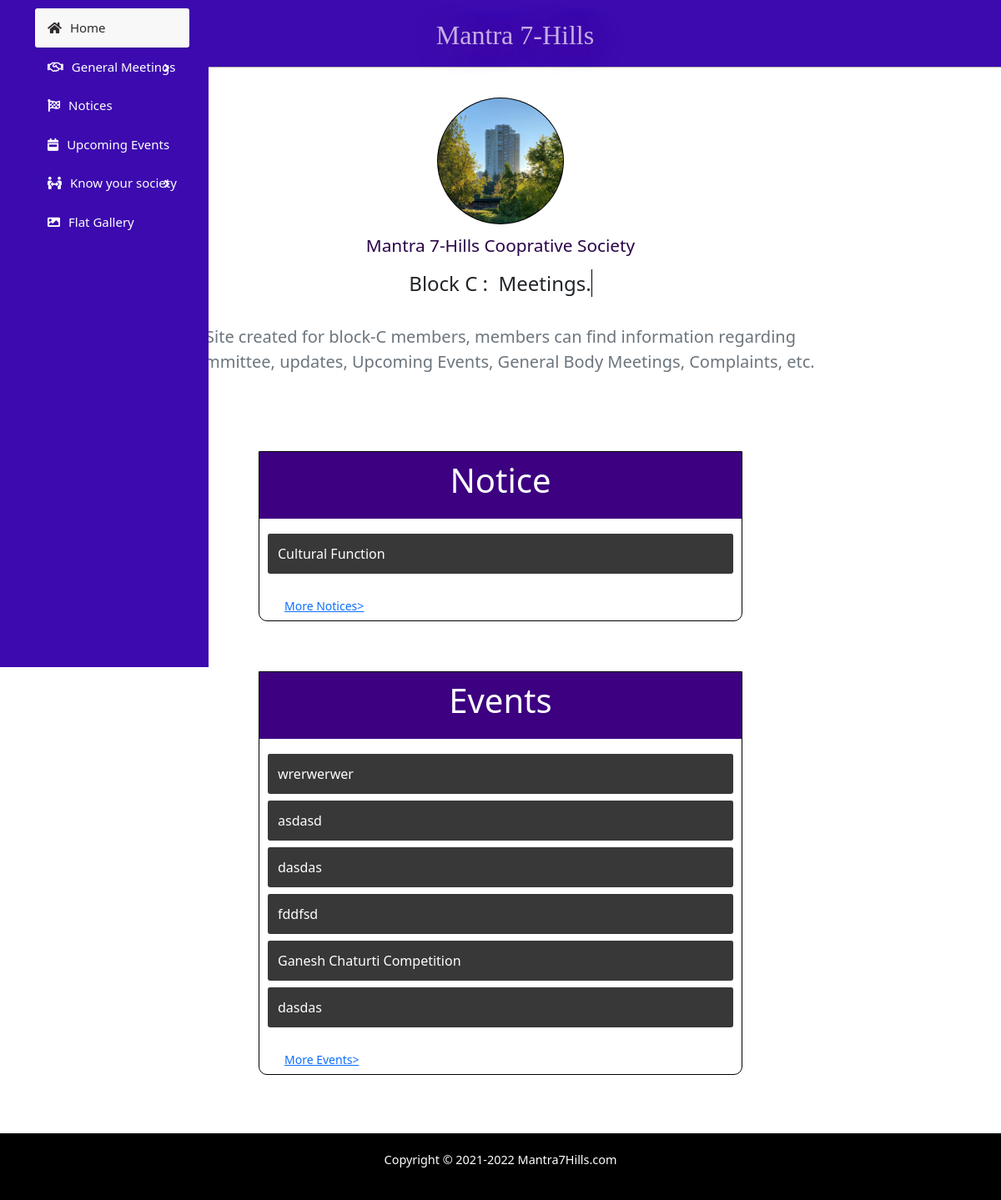
/, run on an earlier commit of the app's database.
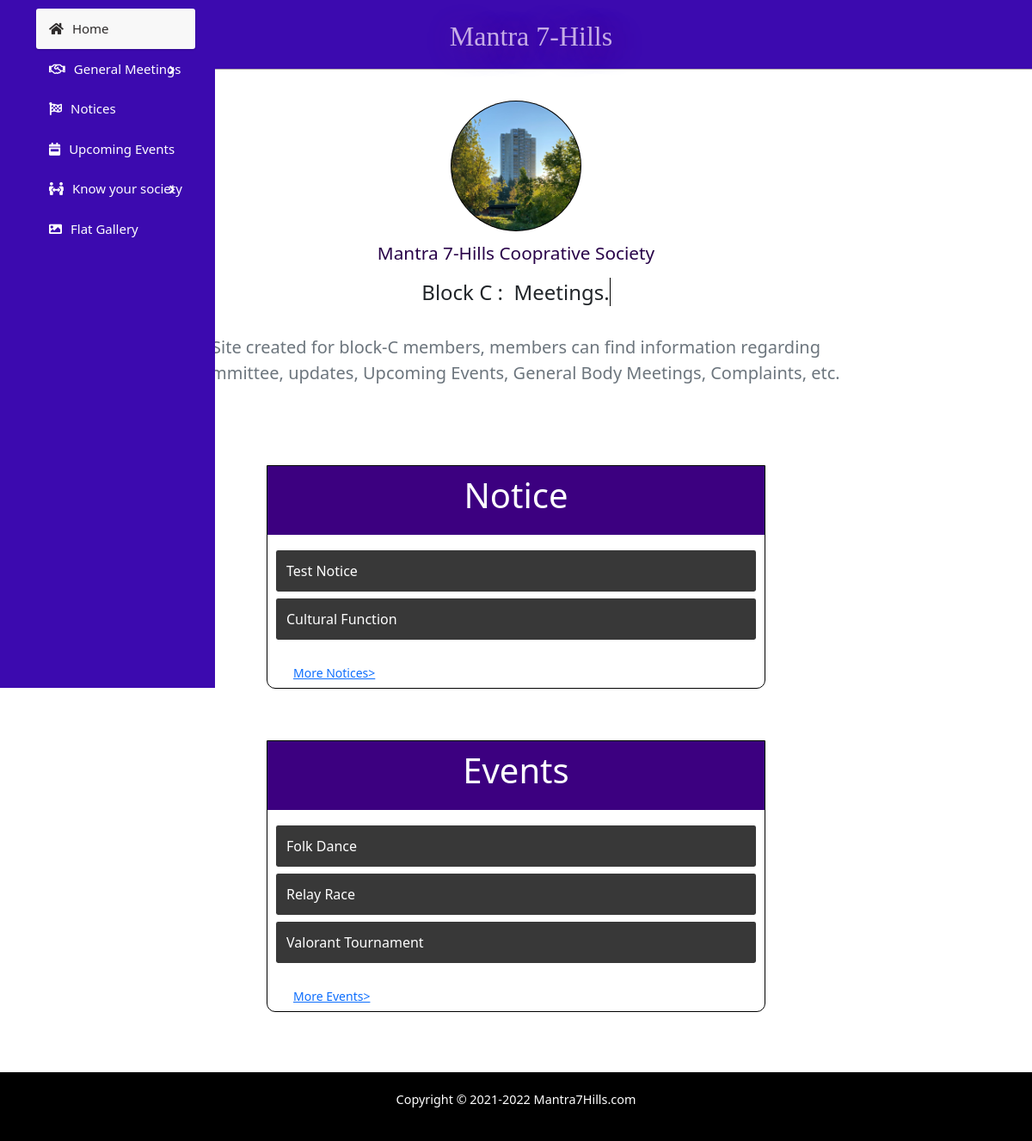
And on a later commit of the database.
### home/models.py (models this page shows, shortened)
class Notice(models.Model):
    created_at = models.DateTimeField(auto_now_add=True)
    updated_at = models.DateTimeField(auto_now=True)
    heading = models.CharField(max_length=100)
    description = models.TextField(max_length=1000)

class Event(models.Model):
    updated_at = models.DateTimeField(auto_now=True)
    heading = models.CharField(max_length=100)
    description = models.TextField(max_length=1000)
    event_name = models.CharField(max_length=40)
    joinEvent = models.BooleanField(default=False)

### home/views.py (the view)
# urls.py: path("",index,name="home"),
def index(request):
    notice_desc = getLatest(request,Notice.objects.all(),"no notices available","notice") # gets latest 5 notice
    events_desc = getLatest(request,Event.objects.all(),"no events available","events") #gets latest 5 events
    context = {
        'notice_desc':notice_desc,
        'events_desc':events_desc,
        'notice_len': len(notice_desc),
        'events_len': len(events_desc),
    }
    return render(request,'index.html',context)

### home/views.py (called while the page is built)
def getLatest(request,dataArray,message,tags):
    if(len(dataArray)!=0):
        return dataArray.order_by('-updated_at')[0:6]
    messages.info(request,message,extra_tags=tags)
    return []

### home/templates/index.html (shortened to what this page needs)
{%extends 'base.html'%}
{%block links%}
    {%load static%}
    <link rel="stylesheet" type="text/css"  href="{%static 'home/css/index.css'%}">
{%endblock%}
{%block content%}
<div class="homecontent">
    <div class="intro">
        <div class="wrapper">
            <div class="imageCoverCont">
                <img src="{%static 'home/images/7hills.jpg'%}" alt="" class="image--cover" />
            </div>
            <div class="typingtext">
                <p id="society">Mantra 7-Hills Cooprative Society</p>
                <h1 style="display: flex;font-size:1.5rem;">
                        <p>Block C :</p>
                        <p  class="typewrite" data-period="2000"
                        data-type='[ "  Meetings.", "  Programmes.","And Many More." ]'>
                        </p>
                </h1>
                <p class="lead text-muted">
                    Site created for block-C members, members can find information regarding committee,
                    updates, Upcoming Events, General Body Meetings, Complaints, etc.
                </p>
            </div>
        </div>
        </div>
    </div>
    <div class="Info">
      <div class="notice">
        <div class="heading_notice"><h1>Notice</h1></div>
        <div class="accordion_data">
          <ul class="accordion">
            {%if notice_len == 0%}
              {%if messages%}
                {%for message in messages%}
                    {%if "notice" in message.extra_tags%}
                        <p class="message info">{{message}}</p>
                    {%endif%}
                {%endfor%}
              {%endif%}
            {%else%}
                {%for notice in notice_desc%}
                <li>
                  <a class="toggle" href=#>{{notice.heading}}</a><pre class="inner">{{notice.description|safe}}</pre>
                </li>
              {%endfor%}
            {%endif%}
          </ul>
        </div>
        <a href="{% url 'notices'%}" class="more"><small>More Notices></small></a>
    </div>
      <div class="event">
        <div class="heading_event"><h1>Events</h1></div>
        <div class="accordion_data">
          <ul class="accordion">
            {%if events_len == 0%}
              {%if messages%}
                {%for message in messages%}
                    {%if "events" in message.extra_tags%}
                        <p class="message info">{{message}}</p>
                    {%endif%}
                {%endfor%}
              {%endif%}
            {%else%}
                {%for events in events_desc%}
                <li>
                  <a class="toggle" href=#>{{events.heading}}</a><pre class="inner">{{events.description|safe}}</pre>
                </li>
              {%endfor%}
            {%endif%}
          </ul>
        </div>
        <a href="{% url 'events'%}" class="more"><small>More Events></small></a>
    </div>
  </div>
{%endblock%}
{%block javascript%}
{%load static%}
{%endblock%}

What changed in the data, as far as the page shows it:
removed Event: heading "wrerwerwer"
removed Event: heading "asdasd"
removed Event: heading "dasdas"
removed Event: heading "fddfsd"
removed Event: heading "Ganesh Chaturti Competition"
removed Event: heading "dasdas"
added Notice: heading "Test Notice"
added Event: heading "Folk Dance"
added Event: heading "Relay Race"
added Event: heading "Valorant Tournament"
